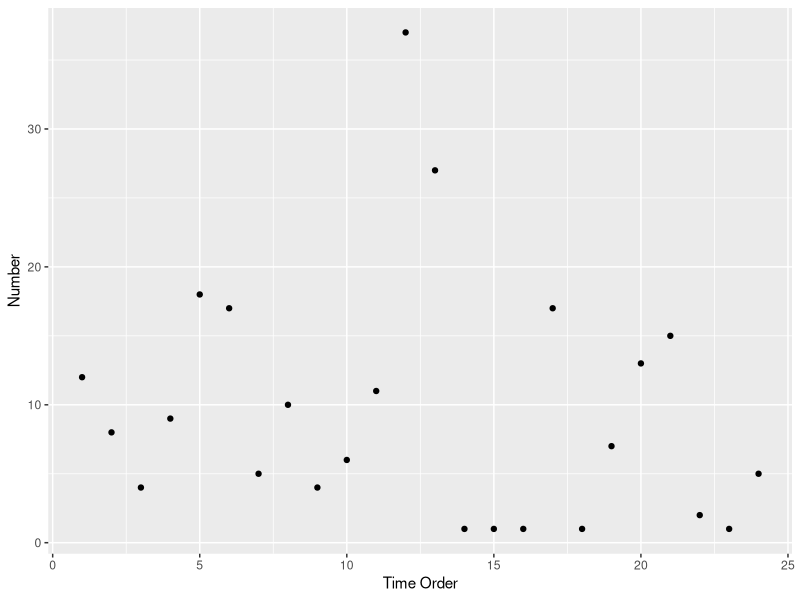
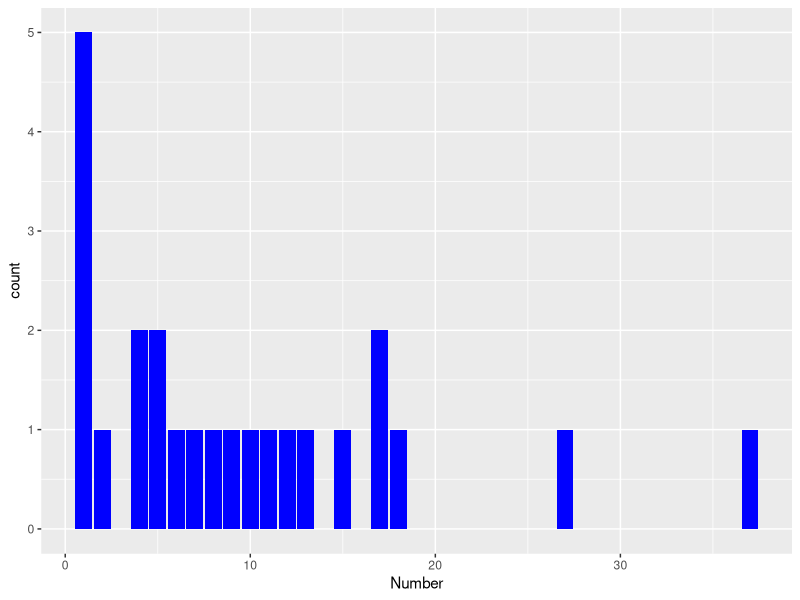

The R script that drew these images, in order:
## ---- chunk 1
library(ggplot2)
## ---- chunk 2
statsoftfulDF <- read.csv("statsoftful.txt", header=TRUE, stringsAsFactors = FALSE)
## ---- chunk 3
plt01 <- ggplot(data=statsoftfulDF, aes(x=1:nrow(statsoftfulDF), y=Number))
plt01 + geom_point() + xlab("Time Order")
## ---- chunk 4
plt02 <- ggplot(data=statsoftfulDF, aes(x=Number))
plt02 + geom_bar(binwidth=1, fill="blue")
## ---- chunk 5
tabNumber <- table(statsoftfulDF$Number)
if(!any(tabNumber == 1)) {
  cat("No winner since there is no unique number\n")
} else {
  winNumber <- as.numeric(names(tabNumber[tabNumber == 1][1]))
  winName <- statsoftfulDF$Name[statsoftfulDF$Number == winNumber]
  cat("Winner: ", winName, "Number:", winNumber, "\n")
}
## ---- chunk 6
as.numeric(names(tabNumber[tabNumber == 1]))
